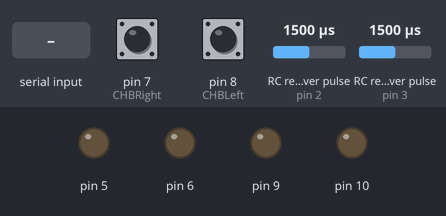
A sketch run on a simulated Arduino Uno, built with avr-gcc and run on an emulated ATmega328P. Shown: output pins drawn as LEDs (lit = HIGH). Wiring (inferred from the names in the program): 2 × RC receiver channel: data pin 2 / data pin 3. The inputs (shaded band) are chosen by the test bench; at power-on: pin 7 (CHBRight) LOW, pin 8 (CHBLeft) LOW, RC receiver pulse (sensors on pin 2, pin 3) 1500 µs. What the sketch prints to the serial monitor is not drawn.

Above: at 0.8 s.
0.9 s: "90,45\n" received over Serial
At 2.2 s:
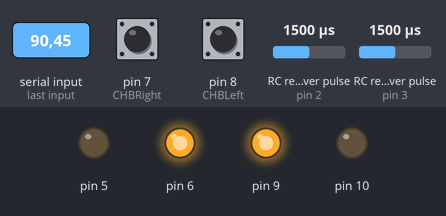
Timing chart, 0 to 3.9 s (numbered marks = the images above; inputs shaded):
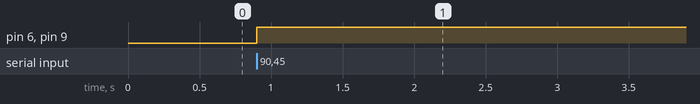

Measured:
- after the input at 0.9 s, pin 6, pin 9: LOW → HIGH at once

The sketch:

Position.ino
```cpp
//Units - m.k.s.

const int CHARight = 2;
const int CHBRight = 7;
const int CHALeft = 3;
const int CHBLeft = 8;
int t0, s0 = 0, teta0 = 0, velocity, AngularVelocity, encoderR = 0, encoderL = 0, FullCirclePulse = 748;
float distance, angle, Wheel = 0.0575, UnitLength = 0.28518928457, Gearbox = 1./34;
int NumTurnsR, NumTurnsL, Kp = 10, Ki = 20, Kd = 10, tetaR, e_prevR, e_presR, teta_dR, P_R, I_R, D_R, U_R;
int tetaL, e_prevL, e_presL, teta_dL, P_L, I_L, D_L, U_L;

void setup() {
  Serial.begin(2000000);
  attachInterrupt(0, NumOfPulseRight, CHANGE);
  attachInterrupt(1, NumOfPulseLeft, CHANGE);
  pinMode(2, INPUT);
  pinMode(7, INPUT);
  pinMode(3, INPUT);
  pinMode(8, INPUT);
  pinMode(5, OUTPUT);
  pinMode(6, OUTPUT);
  pinMode(9, OUTPUT);
  pinMode(10, OUTPUT);

  Serial.println("Enter a number of desirable turns for the right wheel and the left wheel");
  while (Serial.available() == 0);
  NumTurnsR = Serial.parseInt();
  NumTurnsL = Serial.parseInt();
}

void movement(int NumTurnsR, int NumTurnsL) {
  teta_dR = NumTurnsR * 360;
  tetaR = encoderR * Gearbox * 360. / FullCirclePulse;
  e_prevR = e_presR;
  e_presR = teta_dR - tetaR;

  P_R = Kp * e_presR;
  I_R = Ki * e_presR;
  D_R = Kd * (e_presR - e_prevR);
  U_R = P_R + I_R + D_R;
  if (U_R >= 0) {
    U_R = min(U_R, 255);
    analogWrite(5, U_R);
    analogWrite(6, 0);
  }
  else {
    U_R = abs(U_R);
    U_R = min(U_R, 255);
    analogWrite(6, U_R);
    analogWrite(5, 0);
  }

  teta_dL = NumTurnsL * 360;
  tetaL = encoderL * Gearbox * 360. / FullCirclePulse;
  e_prevL = e_presL;
  e_presL = teta_dL - tetaL;

  P_L = Kp * e_presL;
  I_L = Ki * e_presL;
  D_L = Kd * (e_presL - e_prevL);
  U_L = P_L + I_L + D_L;
  if (U_L >= 0) {
    U_L = min(U_L, 255);
    analogWrite(9, U_L);
    analogWrite(10, 0);
  }
  else {
    U_L = abs(U_L);
    U_L = min(U_L, 255);
    analogWrite(10, U_L);
    analogWrite(9, 0);
  }
}

void NumOfPulseRight() {
  if (digitalRead(CHARight)) {
    if (digitalRead(CHBRight)) {
      encoderR++;
    }
    else {
      encoderR--;
    }
  }
  else {
    if (digitalRead(CHBRight)) {
      encoderR--;
    }
    else {
      encoderR++;
    }
  }
}

void NumOfPulseLeft() {
  if (digitalRead(CHALeft)) {
    if (digitalRead(CHBLeft)) {
      encoderL++;
    }
    else {
      encoderL--;
    }
  }
  else {
    if (digitalRead(CHBLeft)) {
      encoderL--;
    }
    else {
      encoderL++;
    }
  }
}

int Position(int WheelR, int WheelL) {               //AddG earbox?
  if (WheelR == WheelL) {
    angle = 0;
    distance = WheelR * 2 * PI * Wheel * 360. / FullCirclePulse;
  }
  if (WheelR < WheelL) {
    angle = ((WheelL * Wheel * 360. / FullCirclePulse) * (360. / UnitLength)) - ((WheelR * Wheel * 360. / FullCirclePulse) * (360. / UnitLength));
    distance = (WheelR * 2 * PI * Wheel * 360. / FullCirclePulse) + (WheelL * 2 * PI * Wheel * 360. / FullCirclePulse);
  }
  if (WheelR > WheelL) {
    angle = ((WheelR * Wheel * 360. / FullCirclePulse) * (360. / UnitLength)) - ((WheelL * Wheel * 360. / FullCirclePulse) * (360. / UnitLength));
    distance = (WheelR * 2 * PI * Wheel * 360. / FullCirclePulse) + (WheelL * 2 * PI * Wheel * 360. / FullCirclePulse);
  }
  return angle;
}

void loop() {
  if (Serial.available()) {
    t0 = millis();
  }
  movement(NumTurnsR, NumTurnsL);
  angle = Position(encoderR, encoderL);
  velocity = (distance - s0) / (1000 * (millis() - t0));
  AngularVelocity = (angle - teta0) / (1000 * (millis() - t0));
  s0 = distance;
  teta0 = angle;
  Serial.println(millis());
  Serial.println(angle);
  Serial.println(distance);
  Serial.println(velocity);
  Serial.println(AngularVelocity);
  Serial.println();
}
```
